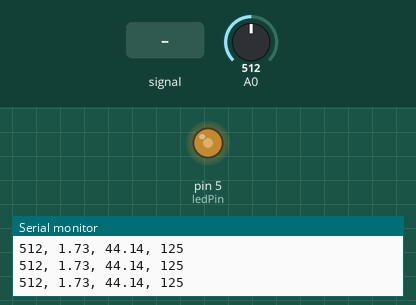
Simulated run of this sketch. Board: Arduino Uno, built with avr-gcc and run on an emulated ATmega328P. Parts: output pins drawn as LEDs (lit = HIGH), the last lines printed to the serial monitor. The inputs (shaded band) are chosen by the test bench; at power-on: A0 = 512.

Above: at 1.2 s.
1.3 s: A0 fed a 2 Hz sine of ±306 counts around its level
At 1.46 s:
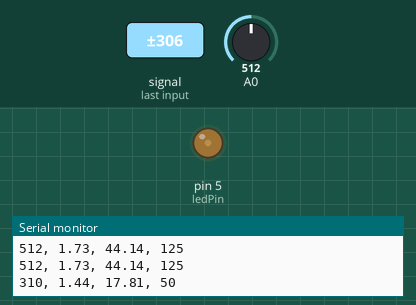
At 3.69 s:
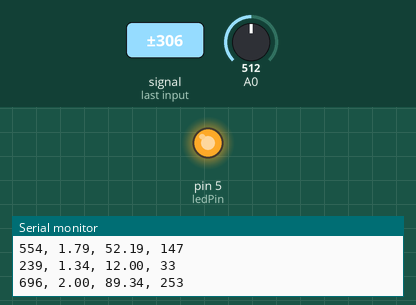
4.3 s: A0 set to 0
5.9 s: A0 set to 9
7.4 s: A0 set to 12
At 7.9 s:
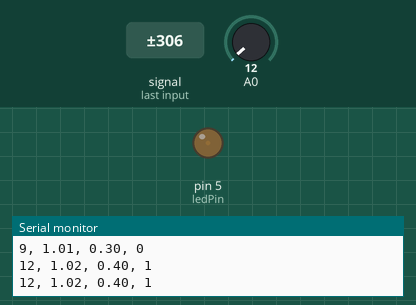
Timing chart, 0 to 10.0 s (numbered marks = the images above; inputs shaded):
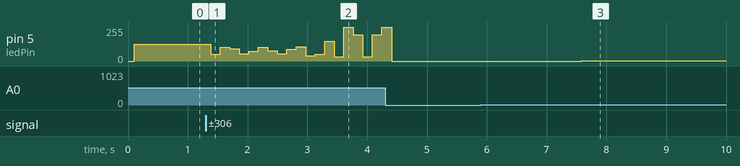

Measured:
- after the input at 1.3 s, pin 5 (ledPin): 125/255 → 50/255 after 0.08 s, → 103/255 0.16 s later, → 93/255 0.16 s later, → 55/255 0.16 s later, … (19 changes in this stretch)
- after the input at 7.4 s, pin 5 (ledPin): 0/255 → 1/255 after 0.19 s

The sketch:

sketch_jan09a.ino
```cpp
int ledPin = 5;
float MAX_ANALOG_VALUE = 698;//644; //694; //1023;
float MAX_DIG_VALUE = 255;

#define SAMPLES 1000

void setup() {
  // put your setup code here, to run once:
  Serial.begin(9600);
}

void loop() {
  //0-1023
  //int potmeterValue = analogRead(A0);
  int potmeterValue = 0;

  long value = 0;

  for (int i=0; i< SAMPLES ; i++){
    //value = analogRead(A0);
    //Serial.print(value);
    //Serial.print(", ");
    value += analogRead(A0);
  }
  //Serial.println(potmeterValue);
  potmeterValue = value/SAMPLES;

  //0-1
  float normalizedValue = potmeterValue / MAX_ANALOG_VALUE;

  //1-2
  normalizedValue += 1.0;

  //10-100 -> 0-90
  float expValue = pow(10, normalizedValue) - 10;

  int fadeValue = (int) (expValue * MAX_DIG_VALUE / 90);

  //int fadeValue = log10(potmeterValue/4);

  analogWrite(ledPin, fadeValue);
  delay(50);

  //analogWrite(ledPin, 251);
  //delay(1000);
  //analogWrite(ledPin, 255);
  //delay(1000);
  //analogWrite(ledPin, 254);
  //delay(1000);
  //analogWrite(ledPin, 253);
  //delay(1000);
  //analogWrite(ledPin, 251);
  //delay(1000);

  Serial.print(potmeterValue);
  Serial.print(", ");
  Serial.print(normalizedValue);
  Serial.print(", ");
  Serial.print(expValue);
  Serial.print(", ");
  Serial.println(fadeValue);
}
```
